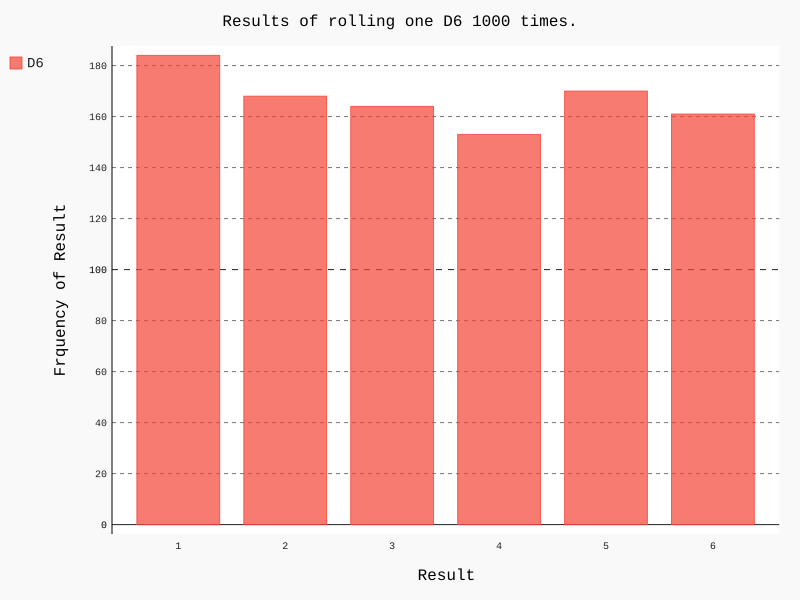

Generate this figure with Python:
import pygal
from die import Die

# Create a D6
die = Die()

# Make some rolls, and store results in a list.
results = []
for roll_num in range(1000):
	result = die.roll()
	results.append(result)
	
# Analyze the results.
frequencies = []
for value in range(1, die.num_sides+1):
	frequency = results.count(value)
	frequencies.append(frequency)
	
# Visualize the results
hist = pygal.Bar()

hist.title = "Results of rolling one D6 1000 times."
hist.x_labels = [x for x in range(1, die.num_sides+1)]
hist.x_title = "Result"
hist.y_title = "Frquency of Result"

hist.add('D6', frequencies)
hist.render_to_file('die_visual.svg')	
